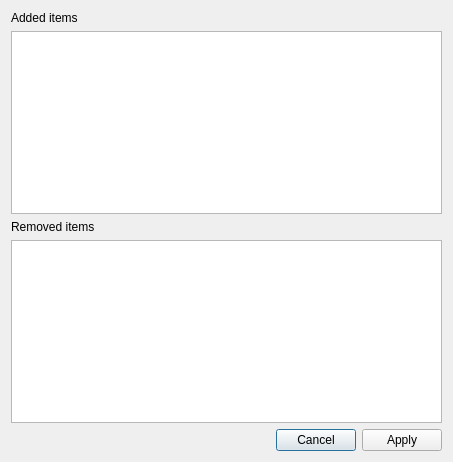
<?xml version="1.0" encoding="UTF-8"?>
<ui version="4.0">
 <class>dialog</class>
 <widget class="QDialog" name="dialog">
  <property name="geometry">
   <rect>
    <x>0</x>
    <y>0</y>
    <width>453</width>
    <height>462</height>
   </rect>
  </property>
  <property name="windowTitle">
   <string>Integrity checking</string>
  </property>
  <layout class="QGridLayout" name="gridLayout">
   <item row="3" column="0" colspan="3">
    <widget class="QListWidget" name="removed_items"/>
   </item>
   <item row="4" column="0" colspan="3">
    <widget class="QDialogButtonBox" name="button_box">
     <property name="standardButtons">
      <set>QDialogButtonBox::Apply|QDialogButtonBox::Cancel</set>
     </property>
    </widget>
   </item>
   <item row="1" column="0" colspan="3">
    <widget class="QListWidget" name="added_items"/>
   </item>
   <item row="0" column="0" colspan="3">
    <widget class="QLabel" name="label_added_items">
     <property name="text">
      <string>Added items</string>
     </property>
    </widget>
   </item>
   <item row="2" column="0" colspan="3">
    <widget class="QLabel" name="label_removed_items">
     <property name="text">
      <string>Removed items</string>
     </property>
    </widget>
   </item>
  </layout>
 </widget>
 <resources/>
 <connections>
  <connection>
   <sender>button_box</sender>
   <signal>rejected()</signal>
   <receiver>dialog</receiver>
   <slot>reject()</slot>
   <hints>
    <hint type="sourcelabel">
     <x>226</x>
     <y>440</y>
    </hint>
    <hint type="destinationlabel">
     <x>226</x>
     <y>230</y>
    </hint>
   </hints>
  </connection>
 </connections>
</ui>
